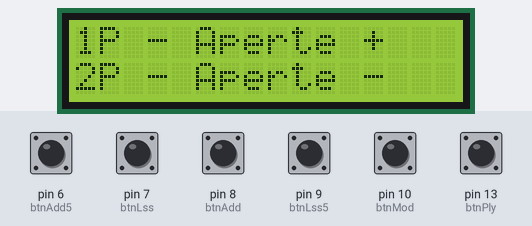
A sketch run on a simulated Arduino Uno, built with avr-gcc and run on an emulated ATmega328P. Parts: 16×2 character LCD. Inputs (shaded band) come from the test bench; at power-on: pin 6 (btnAdd5), pin 7 (btnLss), pin 8 (btnAdd), pin 9 (btnLss5), pin 10 (btnMod), pin 13 (btnPly) HIGH. Random numbers use the default seed unless the sketch sets one.

Above: at 4.8 s.
4.9 s: pin 7 (btnLss) pulled LOW for 0.15 s
At 5.6 s:
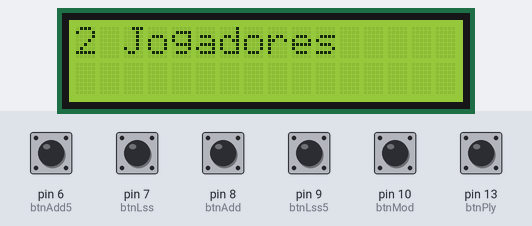
8.0 s: pin 10 (btnMod) pulled LOW for 3.2 s
At 8.7 s:
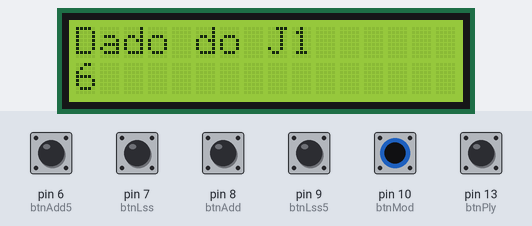
14.2 s: pin 10 (btnMod) pulled LOW for 3.2 s
At 18.5 s:
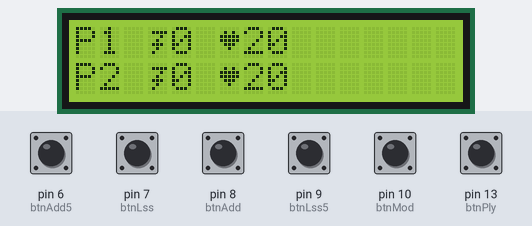
18.9 s: pin 10 (btnMod) pulled LOW for 0.15 s
At 19.9 s:
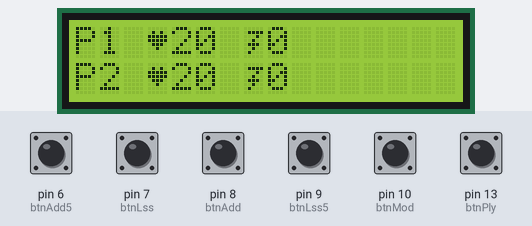
20.5 s: pin 6 (btnAdd5) pulled LOW for 0.15 s
At 21.2 s:
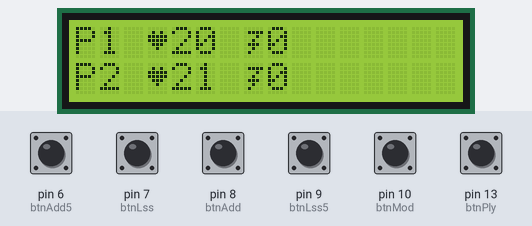
22.1 s: pin 8 (btnAdd) pulled LOW for 0.15 s
At 22.4 s:
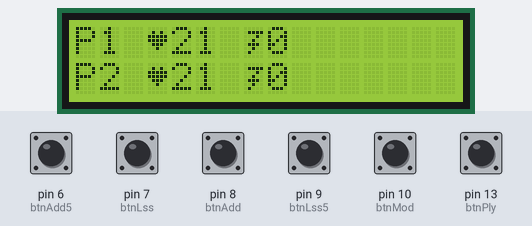
Timing chart, 0 to 24.7 s (numbered marks = the images above; inputs shaded):
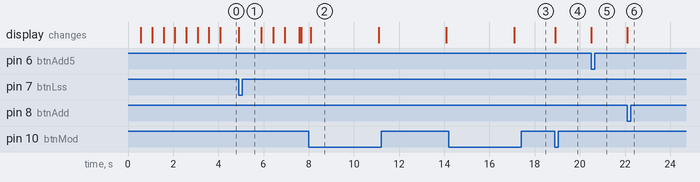

Measured:
- after the input at 4.9 s, the display: changes at once (image 1)
- after the input at 18.9 s, the display: changes at once (image 4)
- after the input at 20.5 s, the display: changes at once (image 5)
- after the input at 22.1 s, the display: changes at once (image 6)
- what the display in image 2 shows lasts 3.0 s, from 8.1 s to 11.1 s

The sketch:

Counter-Magic-LCD.ino
```cpp
#include <LiquidCrystal.h>
#include <avr/sleep.h>
#include <avr/power.h>
LiquidCrystal lcd(12, 11, 5, 4, 3, 2);

byte heart[8] = {
  B00000,
  B01010,
  B11111,
  B11111,
  B01110,
  B00100,
  B00000,
};

byte energy[8] = {
  B00000,
  B01111,
  B00010,
  B00100,
  B01110,
  B00100,
  B01000,
};

byte magic[8] = {
  B00000,
  B00100,
  B10101,
  B11111,
  B11111,
  B01110,
  B00100,
  B00100,
};

int btnMod = 10;
int btnAdd = 8;
int btnAdd5 = 6;
int btnLss = 7;
int btnLss5 = 9;
int btnPly = 13;

int vida = 20;
int counter = 0;
int vida2 = 20;
int counter2 = 0;
int mod = 0;
int player = 1;

int activePlayer = 1;

void aberturaMagicCounter()
{
  for (int i = 0; i < 4; i++)
  {
    lcd.clear();
    lcd.write(byte(2));
    lcd.print("Magic Counter");
    lcd.write(byte(2));
    lcd.scrollDisplayRight();
    delay(500);
    lcd.scrollDisplayLeft();
    delay(500);
  }
}

void quantityPlayers()
{
  boolean ba, bl;

  lcd.clear();
  lcd.print("1P - Aperte +");
  lcd.setCursor(0, 1);
  lcd.print("2P - Aperte -");
  while ((digitalRead(btnAdd) == HIGH) or (digitalRead(btnLss) == HIGH))
  {
    ba = digitalRead(btnAdd);
    bl = digitalRead(btnLss);

    if (ba == LOW)
    {
      player = 1;
      lcd.clear();
      lcd.print("1 Jogador");
      delay(1000);
      break;
    }
    if (bl == LOW)
    {
      player = 2;
      lcd.clear();
      lcd.print("2 Jogadores");
      delay(1000);
      break;
    }
  }
}

void rollDice()
{
  int p1, p2, dot;
  dot = 0;

  while (digitalRead(btnMod) == HIGH)
  {
    lcd.clear();
    lcd.print("Dado do J1");
    p1 = random(1, 20);
    lcd.setCursor(0, 1);
    if (dot < 5)
    {
      lcd.print(".");
    }
    else if ((dot >= 5) and (dot < 10))
    {
      lcd.print("..");
    }
    else if ((dot >= 10) and (dot <= 15))
    {
      lcd.print("...");
    }
    else
    {
      dot = 0;
    }
    dot = dot + 1;
    delay(100);
  }
  lcd.setCursor(0, 1);
  lcd.print("   ");
  lcd.setCursor(0, 1);
  lcd.print(p1);
  dot = 0;
  delay(3000);
  if (player == 2)
  {
    while (digitalRead(btnMod) == HIGH)
    {
      lcd.clear();
      lcd.print("Dado do J2");
      p2 = random(1, 20);
      lcd.setCursor(0, 1);
      if (dot < 5)
      {
        lcd.print(".");
      }
      else if ((dot >= 5) and (dot < 10))
      {
        lcd.print("..");
      }
      else if ((dot >= 10) and (dot <= 15))
      {
        lcd.print("...");
      }
      else
      {
        dot = 0;
      }
      dot = dot + 1;
      delay(100);
    }
    lcd.setCursor(0, 1);
    lcd.print("   ");
    lcd.setCursor(0, 1);
    lcd.print(p2);
    dot = 0;
    delay(3000);

    if (p1 > p2)
    {
      lcd.clear();
      lcd.print("Jogador 1");
      lcd.setCursor(0, 1);
      lcd.print("inicia!");
      delay(3000);
    }
    else if (p1 < p2)
    {
      lcd.clear();
      lcd.print("Jogador 2");
      lcd.setCursor(0, 1);
      lcd.print("inicia!");
      delay(3000);
      changePlayer();
    }
    else if (p1 == p2)
    {
      lcd.clear();
      lcd.print("Empate!");
      lcd.setCursor(0, 1);
      lcd.print("Role novamente.");
      delay(3000);
      rollDice();
    }
  }
}

void changePlayer()
{
  if (player == 2)
  {
    if (activePlayer == 1)
    {
      activePlayer = 2;
    }
    else
    {
      activePlayer = 1;
    }
  }
}

void showLife()
{
  if (player == 1)
  {
    if (mod == 0)
    {
      lcd.clear();
      lcd.write(byte(1));
      lcd.print(vida);
      lcd.setCursor(0, 1);
      lcd.write(byte(0));
      lcd.print(counter);
    }
    else
    {
      lcd.clear();
      lcd.write(byte(0));
      lcd.print(counter);
      lcd.setCursor(0, 1);
      lcd.write(byte(1));
      lcd.print(vida);
    }
  }
  else
  {
    if (mod == 0)
    {
      if (activePlayer == 1)
      {
        lcd.clear();
        lcd.print("P1 ");
        lcd.write(byte(1));
        lcd.print(vida);
        lcd.print(" ");
        lcd.write(byte(0));
        lcd.print(counter);

        lcd.setCursor(0, 1);
        lcd.print("P2 ");
        lcd.write(byte(1));
        lcd.print(vida2);
        lcd.print(" ");
        lcd.write(byte(0));
        lcd.print(counter2);
      }
      else
      {
        lcd.clear();
        lcd.print("P2 ");
        lcd.write(byte(1));
        lcd.print(vida2);
        lcd.print(" ");
        lcd.write(byte(0));
        lcd.print(counter2);

        lcd.setCursor(0, 1);
        lcd.print("P1 ");
        lcd.write(byte(1));
        lcd.print(vida);
        lcd.print(" ");
        lcd.write(byte(0));
        lcd.print(counter);
      }
    }
    else
    {
      if (activePlayer == 1)
      {
        lcd.clear();
        lcd.print("P1 ");
        lcd.write(byte(0));
        lcd.print(counter);
        lcd.print(" ");
        lcd.write(byte(1));
        lcd.print(vida);

        lcd.setCursor(0, 1);
        lcd.print("P2 ");
        lcd.write(byte(0));
        lcd.print(counter2);
        lcd.print(" ");
        lcd.write(byte(1));
        lcd.print(vida2);
      }
      else
      {
        lcd.clear();
        lcd.print("P2 ");
        lcd.write(byte(0));
        lcd.print(counter2);
        lcd.print(" ");
        lcd.write(byte(1));
        lcd.print(vida2);

        lcd.setCursor(0, 1);
        lcd.print("P1 ");
        lcd.write(byte(0));
        lcd.print(counter);
        lcd.print(" ");
        lcd.write(byte(1));
        lcd.print(vida);
      }
    }
  }
}

void addLife(int ply)
{
  if (mod == 0)
  {
    if (ply == 1)
    {
      vida = vida + 1;
    }
    else
    {
      vida2 = vida2 + 1;
    }
  }
  if (mod == 1)
  {
    if (ply == 1)
    {
      counter = counter + 1;
    }
    else
    {
      counter2 = counter2 + 1;
    }
  }
}

void addLife5()
{
  if (mod == 0)
  {
    vida = vida + 5;
  }

  if (mod == 1)
  {
    counter = counter + 5;
  }
}

void lessLife(int ply)
{
  if (mod == 0)
  {
    if (ply == 1)
    {
      vida = vida - 1;
    }
    else
    {
      vida2 = vida2 - 1;
    }
  }
  if (mod == 1)
  {
    if (ply == 1)
    {
      counter = counter - 1;
    }
    else
    {
      counter2 = counter2 - 1;
    }
  }
}

void lessLife5()
{
  if (mod == 0)
  {
    vida = vida - 5;
  }

  if (mod == 1)
  {
    counter = counter - 5;
  }
}

void changeMode()
{
  if (mod == 0)
  {
    mod = 1;
  }
  else
  {
    mod = 0;
  }
}

void setup() {
  lcd.createChar(0, energy);
  lcd.createChar(1, heart);
  lcd.createChar(2, magic);
  lcd.begin(16, 2);
  pinMode(btnAdd, INPUT);
  digitalWrite(btnAdd, HIGH);
  pinMode(btnLss, INPUT);
  digitalWrite(btnLss, HIGH);
  pinMode(btnAdd5, INPUT);
  digitalWrite(btnAdd5, HIGH);
  pinMode(btnLss5, INPUT);
  digitalWrite(btnLss5, HIGH);
  pinMode(btnMod, INPUT);
  digitalWrite(btnMod, HIGH);
  pinMode(btnPly, INPUT);
  digitalWrite(btnPly, HIGH);
  //  pinMode (A0, OUTPUT);    // changed as per below
  //  digitalWrite (A0, LOW);  //     ditto
  //  pinMode (A1, OUTPUT);    // changed as per below
  //  digitalWrite (A1, LOW);  //     ditto
  //  pinMode (A2, OUTPUT);    // changed as per below
  //  digitalWrite (A2, LOW);  //     ditto
  //  pinMode (A3, OUTPUT);    // changed as per below
  //  digitalWrite (A3, LOW);  //     ditto
  //  pinMode (A4, OUTPUT);    // changed as per below
  //  digitalWrite (A4, LOW);  //     ditto
  //  pinMode (A5, OUTPUT);    // changed as per below
  //  digitalWrite (A5, LOW);  //     ditto
  //  ADCSRA = 0;
  //  set_sleep_mode (SLEEP_MODE_PWR_DOWN);
  //  power_adc_disable(); // ADC converter
  //  power_spi_disable(); // SPI
  //  power_usart0_disable();// Serial (USART)
  //  noInterrupts ();           // timed sequence follows
  //  sleep_enable();
  //  // turn off brown-out enable in software
  //  MCUCR = bit (BODS) | bit (BODSE);
  //  MCUCR = bit (BODS);
  //  interrupts ();             // guarantees next instruction executed

  aberturaMagicCounter();
  quantityPlayers();
  rollDice();
  showLife();
}

void loop() {
  boolean ba = digitalRead(btnAdd);
  boolean bl = digitalRead(btnLss);
  boolean ba5 = digitalRead(btnAdd5);
  boolean bl5 = digitalRead(btnLss5);
  boolean bm = digitalRead(btnMod);
  boolean bp = digitalRead(btnPly);
  if ((ba == LOW) or (bl == LOW) or (bm == LOW) or (bp == LOW) or (ba5 == LOW) or (bl5 == LOW))
  {
    if (ba == LOW)
    {
      addLife(1);
      showLife();
      delay(400);
    }
    else if (ba5 == LOW)
    {
      if (player == 2)
      {
        addLife(2);
      }
      else
      {
        addLife5();
      }
      showLife();
      delay(400);
    }
    else if (bl == LOW)
    {
      lessLife(1);
      showLife();
      delay(400);
    }
    else if (bl5 == LOW)
    {
      if (player == 2)
      {
        lessLife(2);
      }
      else
      {
        lessLife5();
      }
      showLife();
      delay(400);
    }
    else if ((bp == LOW) and (player == 2))
    {
      changePlayer();
      showLife();
      delay(400);
    }
    else
    {
      changeMode();
      showLife();
      delay(400);
    }

  }
}
```
